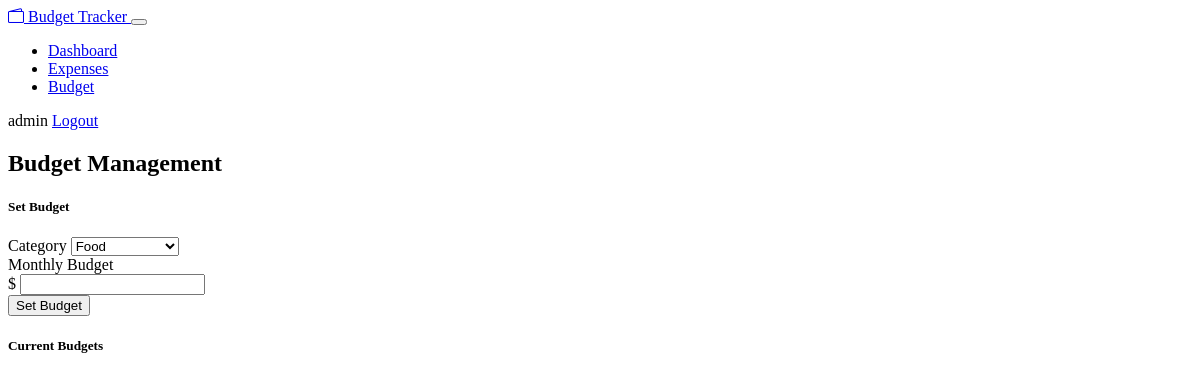
/budget (signed in), run on an earlier commit of the app's database.
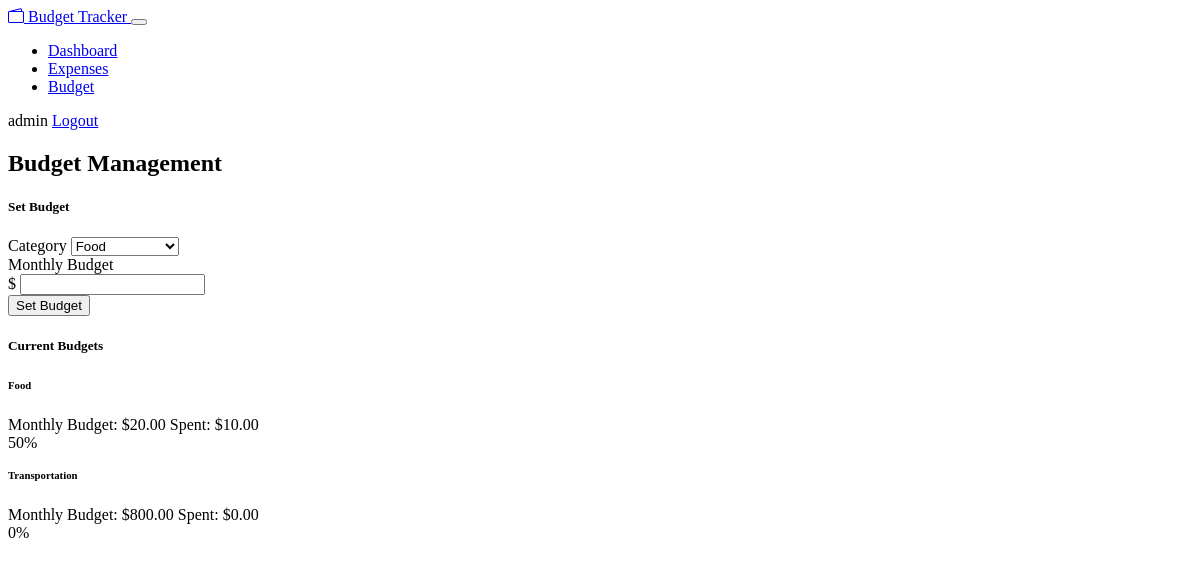
And on a later commit of the database.
### models.py (models this page shows)
class User(UserMixin, db.Model):
    id = db.Column(db.Integer, primary_key=True)
    username = db.Column(db.String(64), unique=True, nullable=False)
    email = db.Column(db.String(120), unique=True, nullable=False)
    password_hash = db.Column(db.String(256))
    expenses = db.relationship('Expense', backref='user', lazy=True)
    budgets = db.relationship('Budget', backref='user', lazy=True)

class Budget(db.Model):
    id = db.Column(db.Integer, primary_key=True)
    amount = db.Column(db.Float, nullable=False)
    user_id = db.Column(db.Integer, db.ForeignKey('user.id'), nullable=False)
    category_id = db.Column(db.Integer, db.ForeignKey('category.id'), nullable=False)

class Category(db.Model):
    id = db.Column(db.Integer, primary_key=True)
    name = db.Column(db.String(64), nullable=False)
    expenses = db.relationship('Expense', backref='category', lazy=True)
    budgets = db.relationship('Budget', backref='category', lazy=True)

### app.py (the view, shortened to what this page needs)
@app.route('/budget', methods=['GET', 'POST'])
@login_required
def budget():
    categories = Category.query.all()
    budgets = Budget.query.filter_by(user_id=current_user.id).all()
    return render_template('budget.html', categories=categories, budgets=budgets)

### app.py (called while the page is built)
@login_manager.user_loader
def load_user(user_id):
    return User.query.get(int(user_id))

### templates/budget.html
{% extends "layout.html" %}
{% block content %}
<div class="row mb-4">
    <div class="col">
        <h2>Budget Management</h2>
    </div>
</div>
<div class="row">
    <div class="col-md-4">
        <div class="card">
            <div class="card-body">
                <h5 class="card-title">Set Budget</h5>
                <form method="POST">
                    <div class="mb-3">
                        <label for="category" class="form-label">Category</label>
                        <select class="form-select" id="category" name="category" required>
                            {% for category in categories %}
                            <option value="{{ category.id }}">{{ category.name }}</option>
                            {% endfor %}
                        </select>
                    </div>
                    <div class="mb-3">
                        <label for="amount" class="form-label">Monthly Budget</label>
                        <div class="input-group">
                            <span class="input-group-text">$</span>
                            <input type="number" class="form-control" id="amount" name="amount" step="0.01" required>
                        </div>
                    </div>
                    <button type="submit" class="btn btn-primary w-100">Set Budget</button>
                </form>
            </div>
        </div>
    </div>
    <div class="col-md-8">
        <div class="card">
            <div class="card-body">
                <h5 class="card-title">Current Budgets</h5>
                <div class="row">
                    {% for budget in budgets %}
                    <div class="col-md-6 mb-3">
                        <div class="card budget-card">
                            <div class="card-body">
                                <h6 class="card-title">{{ budget.category.name }}</h6>
                                {% set expense_sum = budget.category.expenses|selectattr('user_id', 'equalto', current_user.id)|sum(attribute='amount') %}
                                {% set percentage = (expense_sum / budget.amount * 100)|round|int %}
                                <div class="d-flex justify-content-between mb-2">
                                    <span>Monthly Budget: ${{ "%.2f"|format(budget.amount) }}</span>
                                    <span>Spent: ${{ "%.2f"|format(expense_sum) }}</span>
                                </div>
                                <div class="progress expense-progress">
                                    <div class="progress-bar {% if percentage > 90 %}bg-danger{% elif percentage > 75 %}bg-warning{% else %}bg-success{% endif %}"
                                         role="progressbar"
                                         style="width: {{ percentage }}%"
                                         aria-valuenow="{{ percentage }}"
                                         aria-valuemin="0"
                                         aria-valuemax="100"
                                         data-category="{{ budget.category.name }}"
                                         data-expense="{{ expense_sum }}"
                                         data-budget="{{ budget.amount }}">
                                        {{ percentage }}%
                                    </div>
                                </div>
                            </div>
                        </div>
                    </div>
                    {% endfor %}
                </div>
            </div>
        </div>
    </div>
</div>
{% endblock %}

### templates/layout.html (shortened to what this page needs)
<!DOCTYPE html>
<html lang="en" data-bs-theme="dark">
<head>
    <link rel="stylesheet" href="https://cdn.replit.com/agent/bootstrap-agent-dark-theme.min.css">
    <link rel="stylesheet" href="https://cdn.jsdelivr.net/npm/bootstrap-icons@1.7.2/font/bootstrap-icons.css">
    <link rel="stylesheet" href="{{ url_for('static', filename='css/custom.css') }}">
</head>
<body>
    {% if current_user.is_authenticated %}
    <nav class="navbar navbar-expand-lg navbar-dark bg-dark mb-4">
        <div class="container">
            <a class="navbar-brand" href="{{ url_for('dashboard') }}">
                <i class="bi bi-wallet2"></i> Budget Tracker
            </a>
            <button class="navbar-toggler" type="button" data-bs-toggle="collapse" data-bs-target="#navbarNav">
            </button>
            <div class="collapse navbar-collapse" id="navbarNav">
                <ul class="navbar-nav me-auto">
                    <li class="nav-item">
                        <a class="nav-link" href="{{ url_for('dashboard') }}">Dashboard</a>
                    </li>
                    <li class="nav-item">
                        <a class="nav-link" href="{{ url_for('expenses') }}">Expenses</a>
                    </li>
                    <li class="nav-item">
                        <a class="nav-link" href="{{ url_for('budget') }}">Budget</a>
                    </li>
                </ul>
                <div class="navbar-nav">
                    <span class="nav-item nav-link text-light">{{ current_user.username }}</span>
                    <a class="nav-link" href="{{ url_for('logout') }}">Logout</a>
                </div>
            </div>
        </div>
    </nav>
    {% endif %}
    <div class="container">
        {% block content %}{% endblock %}
    </div>
</body>
</html>

### static/css/custom.css (style rules this page uses)
:root { --budget-green: var(--bs-success); --budget-red: var(--bs-danger); }
.budget-card { transition: transform 0.2s; }
.expense-progress { height: 10px; }

What changed in the data, as far as the page shows it:
added Budget: category.name "Food", amount "20.00", expense_sum "10.00", percentage "50"
added Budget: category.name "Transportation", amount "800.00", expense_sum "0.00", percentage "0"
